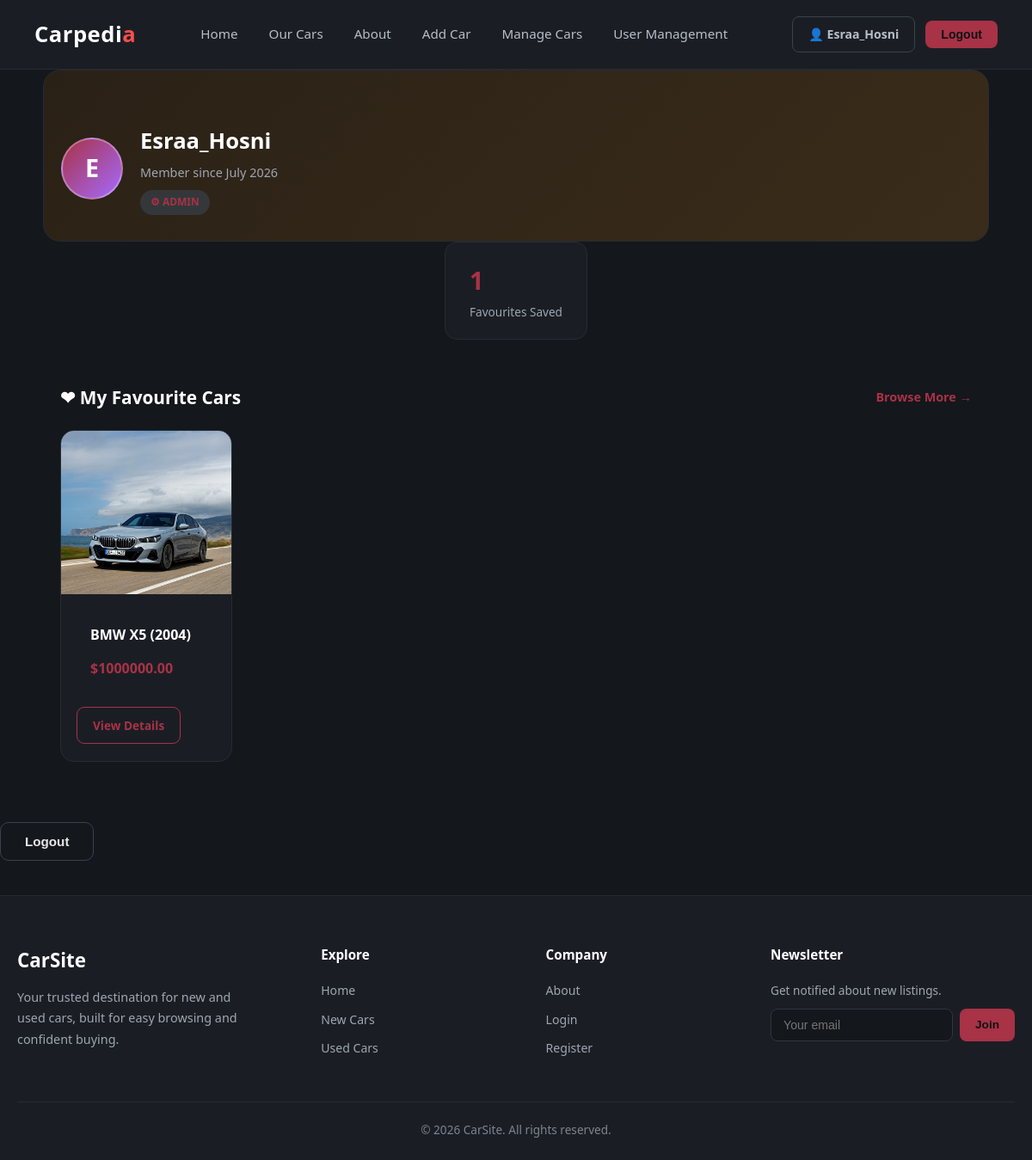
Screenshot of /profile/ (signed in) with the database file from the repository.
### cars/models.py (models this page shows, shortened)
class Favourite(models.Model):
    user = models.ForeignKey(User, on_delete=models.CASCADE, related_name='favourites')
    car = models.ForeignKey(Car, on_delete=models.CASCADE, related_name='favourited_by')
    created_at = models.DateTimeField(auto_now_add=True)
    class Meta:
        unique_together = ('user', 'car')

class Car(models.Model):
    CONDITION_CHOICES = [
        ('new', 'New'),
        ('used', 'Used'),
    ]
    brand = models.CharField(max_length=100)
    condition = models.CharField(max_length=10, choices=CONDITION_CHOICES, default='used')
    model_name = models.CharField(max_length=100)
    year = models.IntegerField()
    price = models.DecimalField(max_digits=10, decimal_places=2)
    engine = models.CharField(max_length=100)
    horsepower = models.IntegerField()
    fuel_type = models.CharField(max_length=50)
    transmission = models.CharField(max_length=50)
    description = models.TextField()
    main_image = models.ImageField(upload_to='cars/')
    created_at = models.DateTimeField(auto_now_add=True)
    def __str__(self):
        return f"{self.brand} {self.model_name}"

### cars/views.py (the view)
# urls.py: path('profile/', views.profile, name='profile'),
@login_required
def profile(request):
    favourites = Favourite.objects.filter(user=request.user).select_related('car')
    return render(request, 'cars/profile.html', {
        'favourites': favourites,
    })

### cars/templates/cars/profile.html (shortened to what this page needs)
{% extends 'cars/base.html' %}
{% block content %}
{% load static %}
<div class="profile-header">
    <div class="profile-avatar">{{ user.username|first|upper }}</div>
    <div>
        <h1>{{ user.username }}</h1>
        <p class="profile-meta">Member since {{ user.date_joined|date:"F Y" }}</p>
        {% if user.is_staff %}
        <span class="role-badge">⚙ Admin</span>
        {% endif %}
    </div>
</div>
<div class="profile-stat">
    <span class="stat-number">{{ favourites.count }}</span>
    <span class="stat-label">Favourites Saved</span>
</div>
<div class="profile-section">
    <div class="category-header">
        <h2>❤ My Favourite Cars</h2>
        <a href="{% url 'car_list' %}" class="see-all">Browse More →</a>
    </div>
    <div class="car-grid">
        {% for fav in favourites %}
        <div class="car-card">
            <div class="card-img-wrap">
                {% if fav.car.main_image %}
                    <img src="{% static 'images/BMW.jpeg' %}" alt="{{ fav.car }}">
                {% else %}
                    <div class="no-image">No Image</div>
                {% endif %}
            </div>
            <h3>{{ fav.car }} ({{ fav.car.year }})</h3>
            <p class="price">${{ fav.car.price }}</p>
            <a href="{% url 'car_detail' fav.car.pk %}" class="details-link">View Details</a>
        </div>
        {% empty %}
        <p class="empty-text">You haven't saved any favourites yet.</p>
        {% endfor %}
    </div>
</div>
<form method="post" action="{% url 'logout' %}" style="margin-top: 30px;">
    <button type="submit" class="btn btn-secondary">Logout</button>
</form>
{% endblock %}

### cars/templates/cars/base.html (shortened to what this page needs)
{% load static %}
<!DOCTYPE html>
<html>
<head>
    <link rel="stylesheet" href="{% static 'css/style.css' %}">
</head>
<body>
    <header>
        <div class="nav-container">
            <h1><a href="{% url 'home' %}">Carpedi<span class="logo-accent">a</span></a></h1>
            <nav class="main-nav">
                <a href="{% url 'home' %}">Home</a>
                <a href="{% url 'car_list' %}">Our Cars</a>
                <a href="{% url 'about_us' %}">About</a>
                {% if user.is_authenticated and user.is_staff %}
                    <a href="{% url 'add_car' %}">Add Car</a>
                    <a href="{% url 'manage_cars' %}">Manage Cars</a>
                    <a href="{% url 'user_management' %}">User Management</a>
                {% endif %}
            </nav>
            <div class="auth-nav">
                {% if user.is_authenticated %}
                    <a href="{% url 'profile' %}" class="btn-auth btn-login">👤 {{ user.username }}</a>
                    <form method="post" action="{% url 'logout' %}" style="display:inline;">
                        <button type="submit" class="btn-auth btn-register" style="border:none; cursor:pointer;">Logout</button>
                    </form>
                {% else %}
                    <a href="{% url 'login' %}" class="btn-auth btn-login">Login</a>
                    <a href="{% url 'register' %}" class="btn-auth btn-register">Register</a>
                {% endif %}
            </div>
        </div>
    </header>
    <main>
        {% block content %}{% endblock %}
    </main>
    <footer>
        <div class="footer-container">
            <div class="footer-top">
                <div class="footer-brand">
                    <h3>CarSite</h3>
                    <p>Your trusted destination for new and used cars, built for easy browsing and confident buying.</p>
                </div>
                <div class="footer-col">
                    <h4>Explore</h4>
                    <a href="{% url 'home' %}">Home</a>
                    <a href="{% url 'new_cars' %}">New Cars</a>
                    <a href="{% url 'used_cars' %}">Used Cars</a>
                </div>
                <div class="footer-col">
                    <h4>Company</h4>
                    <a href="{% url 'about_us' %}">About</a>
                    <a href="{% url 'login' %}">Login</a>
                    <a href="{% url 'register' %}">Register</a>
                </div>
                <div class="footer-col">
                    <h4>Newsletter</h4>
                    <p style="color:#9fa6b2; font-size:0.85rem; margin-bottom:10px;">Get notified about new listings.</p>
                    <form class="newsletter-form">
                        <input type="email" name="email" placeholder="Your email" required>
                        <button type="submit">Join</button>
                    </form>
                </div>
            </div>
            <div class="footer-bottom">
                &copy; 2026 CarSite. All rights reserved.
            </div>
        </div>
    </footer>
</body>
</html>

### rows the page displays
Favourite: car "BMW X5", car.year "2004", car.price "1000000.00"

### other values shown
{{ user.username }} "Esraa_Hosni"
{{ user.username|first|upper }} "E"
{{ user.date_joined|date:"F Y" }} "July 2026"
{{ favourites.count }} "1"
